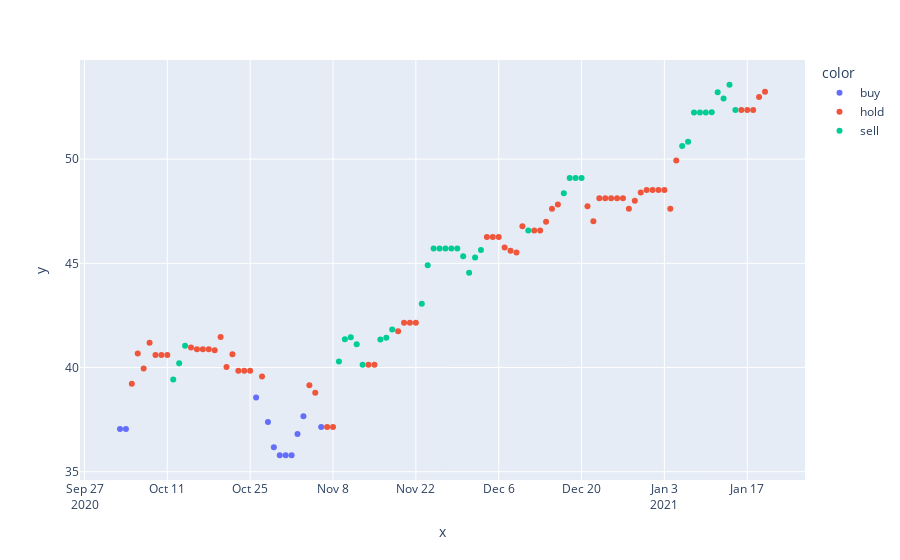

The notebook cell this image was saved under:
### Code cell
fig = px.scatter(x=test.index, y=test.target, color=Y_test)
fig.show()
